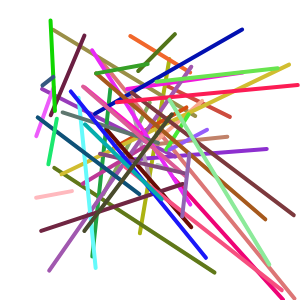
Frame 1 (no input)
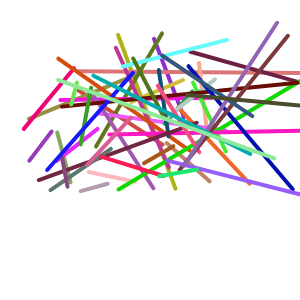
Frame 60 (no input)
Frame 120 (the mouse pressed at the canvas centre since frame 60): identical to frame 60, image omitted

The p5.js sketch that drew these frames (run headless with seeded random() and noise() and a simulated clock; from frame 60 on, the mouse is pressed at the canvas centre):

// p5.js sketch
// ── sketch.js
// setup global variables
var lines;
var inc = 0;

//Setup happens once when you run the sketch
function setup() {
  //Create and size a canvas (w, h)
  createCanvas(300,300);
  lines = new Array();

  for(var i = 0; i < 50; i++){
    var myline = new MovingLine(random(50, 200), random(50,200), 
      random(20,300), random(20,300));
    lines.push(myline);

  }
  // print(lines);

  // for(var i = 0; i < 3; i++){
  //   var myline = new MovingLine(random(50, 200), random(50,200), 
  //     random(20,300), random(20,300));
  //   lines.push(myline);
  // }
}

function draw() {
  background(255);

  for(var i = 0; i < lines.length; i++){
    lines[i].update();
    lines[i].draw();
  }

  inc = (inc + 1)%100;
  
}

// my moving line object

var MovingLine = function(x1,x2,y1,y2){

  this.red = random(255);
  this.green = random(255);
  this.blue = random(255);

  this.x1 = x1;
  this.y1 = x2;
  this.x2 = y1;
  this.y2 = y2;


    this.x1b = random(50,200);
    this.y1b = random(50,200);
    this.x2b = random(20,320);
    this.y2b = random(20, 200);


}

MovingLine.prototype.update = function(){
    
  if(mouseIsPressed){
    this.x1b = random(50,200);
    this.y1b = random(50,200);
    this.x2b = random(20,320);
    this.y2b = random(20, 200);
    inc = 0;


  }

  this.x1 = lerp(this.x1,this.x1b,inc/400);
  this.y1 = lerp(this.y1,this.y1b,inc/400);
  this.x2 = lerp(this.x2,this.x2b,inc/400);
  this.y2 = lerp(this.y2,this.y2b,inc/400);



}

MovingLine.prototype.draw = function(){

  strokeWeight(4);
  stroke(this.red, this.green, this.blue)
  //Draw a rectangle with parameters x,y,width,height
  line(this.x1,this.y1,this.x2,this.y2);


}


function mousePressed(){
  print(lines);
}
